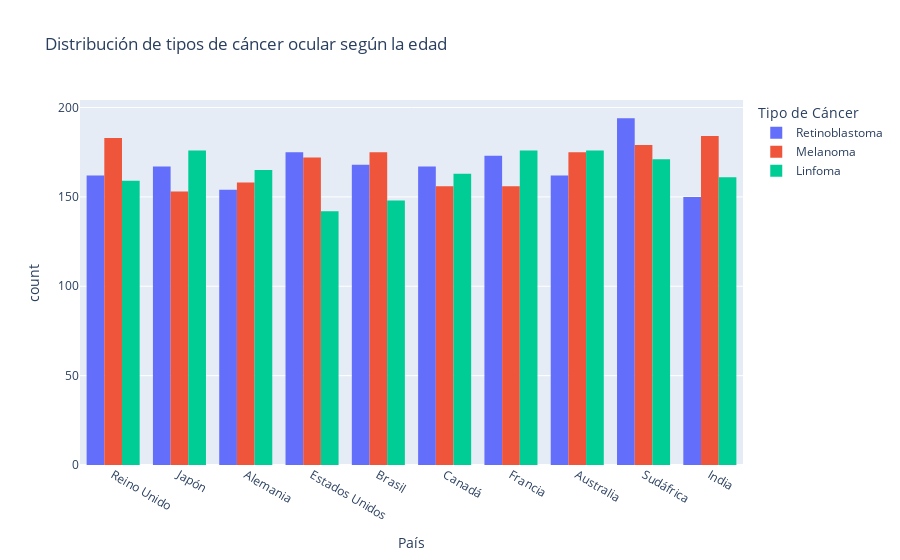

Notebook cell for this chart:
### Code cell
fig = px.histogram(df, x="País", color="Tipo de Cáncer", barmode="group",
                   labels={"Edad": "Edad", "Tipo de Cáncer": "Tipo de Cáncer"},
                    category_orders={"Tipo de Cáncer": ["Retinoblastoma", "Melanoma", "Linfoma"]},
                    color_discrete_sequence=px.colors.qualitative.Plotly,
                   title="Distribución de tipos de cáncer ocular según la edad")
fig.show()
#Pruebas estadísticas Anova para evaluar la asociación entre el tipo de cáncer ocular y las variables categóricas.
#Prueba de Anova para evaluar la asociación entre el tipo de cáncer ocular y el país.
country_groups = [group["Edad"].values for name, group in df.groupby("País")]   
anova_results_country = stats.f_oneway(*country_groups)
print("Resultados de la prueba de Anova para el país:")
print(anova_results_country)
#Interpretación de los resultados
if anova_results_country.pvalue < 0.05:
    print("Hay diferencias significativas en la edad de los pacientes con diferentes tipos de cáncer ocular según el país.")
else:
    print("No hay diferencias significativas en la edad de los pacientes con diferentes tipos de cáncer ocular según el país.")

### Figure 1 — Plotly figure (JSON) as saved in the notebook; plotly's stock layout.template omitted (floating-point values rounded to 4 significant figures; data arrays with more than 128 entries replaced by an {"elided": "..."} marker saying what was removed)
{"data": [{"alignmentgroup": "True", "bingroup": "x", "hovertemplate": "Tipo de Cáncer=Retinoblastoma<br>País=%{x}<br>count=%{y}<extra></extra>", "legendgroup": "Retinoblastoma", "marker": {"color": "#636EFA", "pattern": {"shape": ""}}, "name": "Retinoblastoma", "offsetgroup": "Retinoblastoma", "orientation": "v", "showlegend": true, "type": "histogram", "x": {"elided": "1672 str values"}, "xaxis": "x", "yaxis": "y"}, {"alignmentgroup": "True", "bingroup": "x", "hovertemplate": "Tipo de Cáncer=Melanoma<br>País=%{x}<br>count=%{y}<extra></extra>", "legendgroup": "Melanoma", "marker": {"color": "#EF553B", "pattern": {"shape": ""}}, "name": "Melanoma", "offsetgroup": "Melanoma", "orientation": "v", "showlegend": true, "type": "histogram", "x": {"elided": "1691 str values"}, "xaxis": "x", "yaxis": "y"}, {"alignmentgroup": "True", "bingroup": "x", "hovertemplate": "Tipo de Cáncer=Linfoma<br>País=%{x}<br>count=%{y}<extra></extra>", "legendgroup": "Linfoma", "marker": {"color": "#00CC96", "pattern": {"shape": ""}}, "name": "Linfoma", "offsetgroup": "Linfoma", "orientation": "v", "showlegend": true, "type": "histogram", "x": {"elided": "1637 str values"}, "xaxis": "x", "yaxis": "y"}], "layout": {"barmode": "group", "legend": {"title": {"text": "Tipo de Cáncer"}, "tracegroupgap": 0}, "title": {"text": "Distribución de tipos de cáncer ocular según la edad"}, "xaxis": {"anchor": "y", "domain": [0, 1], "title": {"text": "País"}}, "yaxis": {"anchor": "x", "domain": [0, 1], "title": {"text": "count"}}}}
